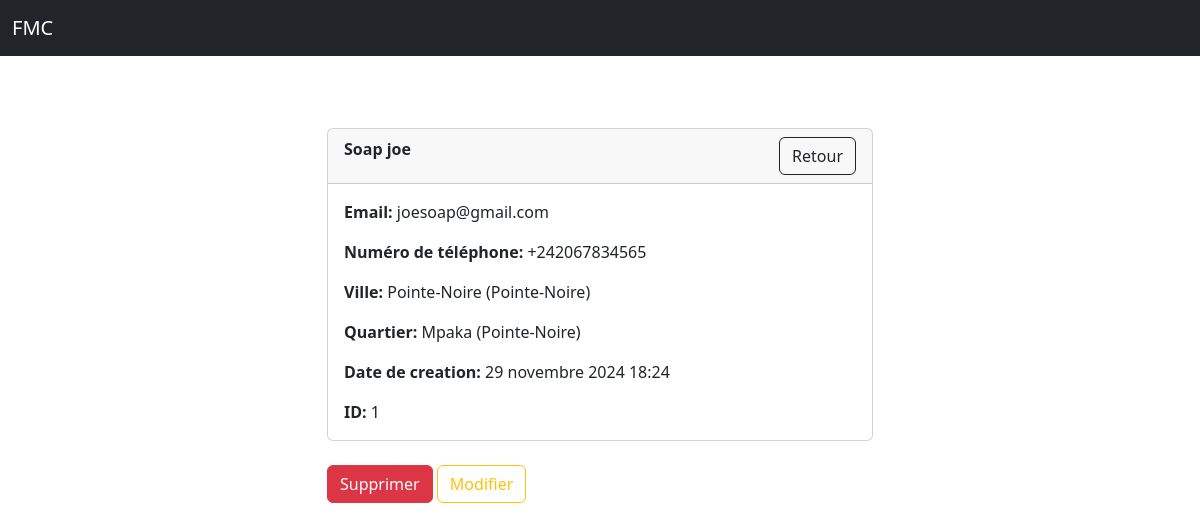
The app's page /members/1/ (signed in) with its own data.
### gestione/models.py (models this page shows, shortened)
class TimestampModel(models.Model):
    created_at = models.DateTimeField(auto_now_add=True)
    updated_at = models.DateTimeField(auto_now=True)
    class Meta:
        abstract = True

class Member(TimestampModel):
    name = models.CharField(max_length=100)
    firstName = models.CharField(max_length=100)
    email = models.EmailField(max_length=150, unique=True, null=True, blank=True)
    phone = models.CharField(max_length=15, null=True, blank=True)
    city = models.ForeignKey(
        City, on_delete=models.CASCADE, related_name="members"
    )  # Lien obligatoire avec une ville
    district = models.ForeignKey(
        District, on_delete=models.SET_NULL, null=True, blank=True, related_name="members"
    )  # Lien facultatif avec un quartier

class City(TimestampModel):
    name = models.CharField(max_length=100)
    department = models.ForeignKey(Department, on_delete=models.CASCADE, related_name="cities")
    def __str__(self):
        return f"{self.name} ({self.department.name})"

class Department(TimestampModel):
    name = models.CharField(max_length=100, unique=True)

class District(TimestampModel):
    name = models.CharField(max_length=100)
    city = models.ForeignKey(City, on_delete=models.CASCADE, related_name="districts")
    def __str__(self):
        return f"{self.name} ({self.city.name})"

### gestione/views.py (the view)
# urls.py: path('members/<int:pk>/', views.member_record, name='record'),
def member_record(request, pk):
    if request.user.is_authenticated:
        member = Member.objects.get(pk=pk)
        return render(request, 'gestione/pages/member_details.html', {'member': member})
    else:
        messages.success(request, "Vous n'êtes pas connecté.")
        return redirect('gestione:login')

### gestione/templates/gestione/pages/member_details.html (shortened to what this page needs)
{% extends 'gestione/layouts/base.html'%}
{% block content %}
    <br><br>
    <div class="row">
    <div class="col-md-3"></div>
    <div class="col-md-6">
        <div class="card">
            <div class="card-header">
                <div class="row">
                    <div class="col">
                        <strong>
                            {{member.name}}
                            {{member.firstName}}
                        </strong>
                    </div>
                    <div class="col text-end"><a class="btn btn-outline-dark" href="{% url 'gestione:members' %}">Retour</a></div>
                </div>
            </div>
            <div class="card-body">
                <p class="card-text"><strong>Email: </strong>{{member.email}}</p>
                <p class="card-text"><strong>Numéro de téléphone: </strong>{{member.phone}}</p>
                <p class="card-text"><strong>Ville: </strong>{{member.city}}</p>
                <p class="card-text"><strong>Quartier: </strong>{{member.district}}</p>
                <p class="card-text"><strong>Date de creation: </strong>{{member.created_at}}</p>
                <p class="card-text"><strong>ID: </strong> {{member.id}}</p>
            </div>
        </div>
        <br>
        <a class="btn btn-danger" href="{% url 'gestione:delete_member' member.id %}">Supprimer</a>
        <a class="btn btn-outline-warning" href="{% url 'gestione:update_member' member.id %}">Modifier</a>
    </div>
    <div class="col-md-3"></div>
    </div>
{% endblock %}

### records on screen
Member: name "Soap", firstName "joe", email "joesoap@gmail.com", phone "+242067834565", city "Pointe-Noire (Pointe-Noire)", district "Mpaka (Pointe-Noire)", created_at "29 novembre 2024 18:24", id "1"
